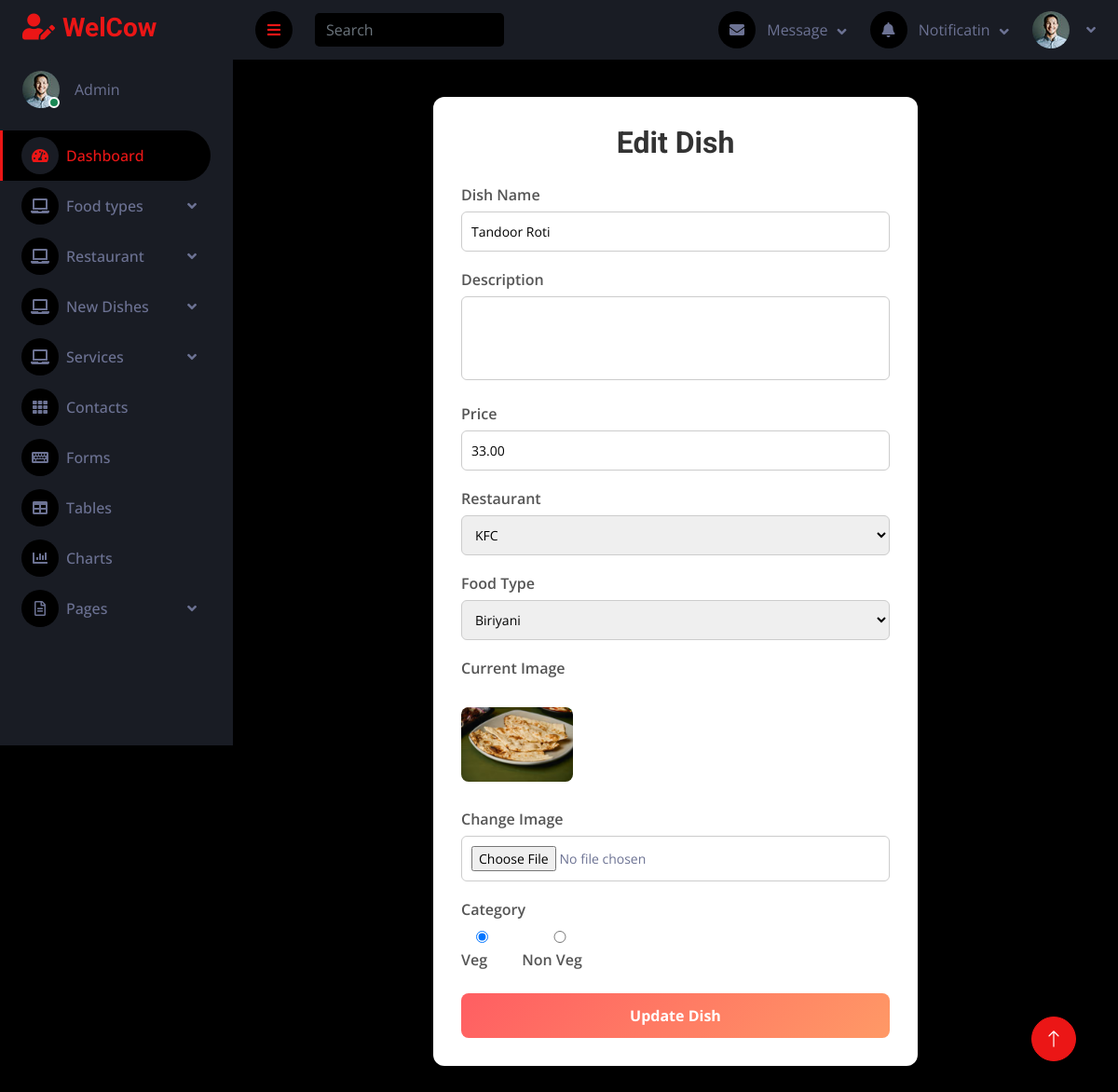
The app's page /mainapp/edit_dish/4/ with its own data.
### mainapp/models.py (models this page shows, shortened)
class dishesDb(models.Model):
    name=models.CharField(max_length=100)
    description=models.TextField()
    price=models.DecimalField(max_digits=10, decimal_places=2)
    food_type=models.CharField(max_length=100)
    restaurant=models.CharField(max_length=100)
    dish_image=models.ImageField(upload_to='dish_images/')
    veg_nonveg=models.CharField(max_length=10,default='veg')

### mainapp/views.py (the view)
# urls.py: path('edit_dish/<int:dish_id>/',views.edit_dish,name='edit_dish'),
def edit_dish(request,dish_id):
    dish=dishesDb.objects.get(id=dish_id)
    restaurant=restaurantDb.objects.all()
    foodType=FoodType.objects.all()
    return render(request,'edit_dishes.html',{'dish':dish,
                                              "FoodType":foodType,
                                              "restaurant":restaurant})

### mainapp/templates/edit_dishes.html (shortened to what this page needs)
{% extends "dashboard.html" %}
{% block content %}
<div class="form-card">
    <h2>Edit Dish</h2>
    <form method="POST" enctype="multipart/form-data"
          action="{% url 'update_dish' dish.id %}" >
        <div class="form-group">
            <label>Dish Name</label>
            <input type="text" name="name" value="{{ dish.name }}"  id="name" >
        </div>
        <div class="form-group">
            <label>Description</label>
            <textarea name="description">{{ dish.description }}</textarea>
        </div>
        <div class="form-group">
            <label>Price</label>
            <input type="number" step="0.01" name="price"
                   value="{{ dish.price }}" required>
        </div>
        <div class="form-group">
            <label>Restaurant</label>
            <select name="restaurant" required>
                {% for r in restaurant %}
                <option value="{{ r.name }}" {% if dish.restaurant.name == r.name %}selected{% endif %}>
                    {{ r.name }}
                </option>
                {% endfor %}
            </select>
        </div>
        <div class="form-group">
            <label>Food Type</label>
            <select name="food_type">
                {% for f in FoodType %}
                <option value="{{ f.name }}"
                    {% if dish.food_type.name == f.name %}selected{% endif %}>
                    {{ f.name }}
                </option>
                {% endfor %}
            </select>
        </div>
        <div class="form-group">
            <label>Current Image</label><br>
            {% if dish.dish_image %}
                <img src="{{ dish.dish_image.url }}" width="120"
                     style="border-radius:8px; margin-bottom:10px;">
            {% else %}
                <p>No image uploaded</p>
            {% endif %}
        </div>
        <div class="form-group">
            <label>Change Image</label>
            <input type="file" name="dish_image" accept="image/*">
        </div>
        <div class="form-group">
            <label>Category</label>
            <div style="display:flex; gap:20px;">
                <label>
                    <input type="radio" name="veg_nonveg" value="veg"
                        {% if dish.veg_nonveg == 'veg' %}checked{% endif %}>
                    Veg
                </label>
                <label>
                    <input type="radio" name="veg_nonveg" value="non-veg"
                        {% if dish.veg_nonveg == 'non_veg' %}checked{% endif %}>
                    Non Veg
                </label>
            </div>
        </div>
        <button type="submit" class="btn-submit">Update Dish</button>
    </form>
</div>
{% endblock %}

### mainapp/static/dashboard/css/style.css (style rules this page uses)
:root { --primary: #EB1616; --secondary: #191C24; --light: #6C7293; --dark: #000000; }

### mainapp/templates/edit_dishes.html (style rules this page uses)
.form-card { max-width: 520px; margin: 40px auto; background: #ffffff; padding: 30px; border-radius: 12px; box-shadow: 0 10px 25px rgba(0,0,0,0.15); }
.form-card h2 { text-align: center; margin-bottom: 25px; color: #333; }
.form-group { margin-bottom: 18px; }
label { display: block; font-weight: 600; margin-bottom: 6px; color: #555; }
input, textarea, select { width: 100%; padding: 10px; border-radius: 6px; border: 1px solid #ccc; font-size: 14px; }
textarea { resize: none; height: 90px; }
.btn-submit { width: 100%; padding: 12px; background: linear-gradient(135deg, #ff5e62, #ff9966); border: none; color: white; font-size: 16px; font-weight: bold; border-radius: 8px; cursor: pointer; }

### records on screen
dishesDb: name "Tandoor Roti", price "33.00", dish_image (picture), veg_nonveg "☑ Veg", veg_nonveg "☐ Non Veg"

### other values on screen
form field restaurant "KFC"
form field food_type "Biriyani"
